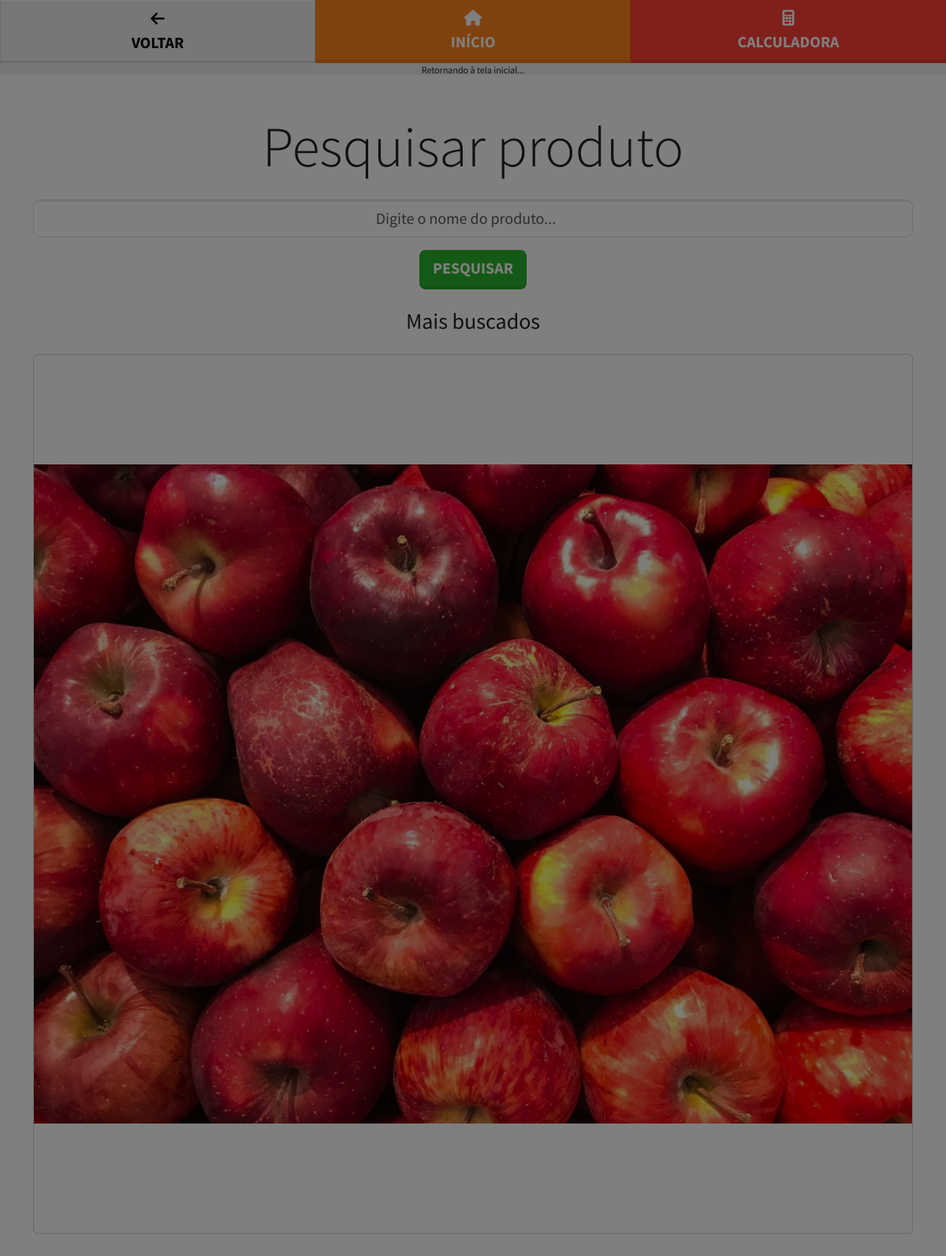
The page /pesquisa on the database as committed earlier.
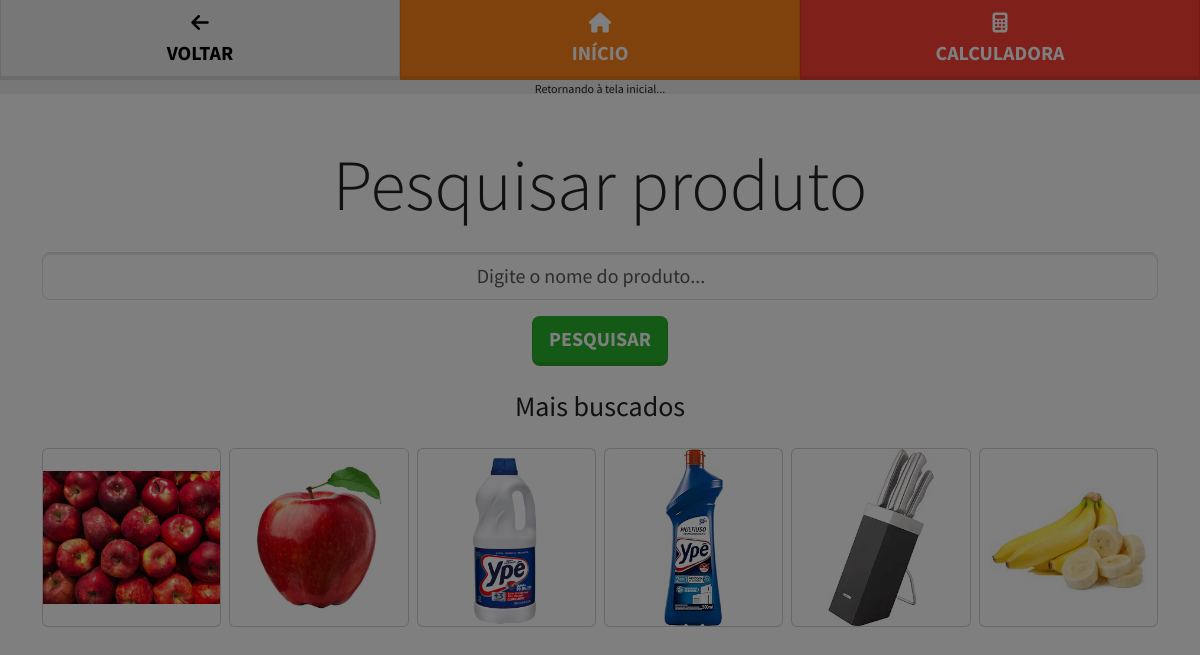
The same page on the database as committed later.
### app/models.py (models this page shows, shortened)
class Produto(models.Model):
    nome = models.CharField(max_length=255)
    preco = models.DecimalField(max_digits=5, decimal_places=2)
    estoque = models.IntegerField()
    imagem = models.ImageField(upload_to="static/img/produtos")
    corredor = models.ForeignKey(Corredor, on_delete=models.CASCADE)
    unidade = models.CharField(max_length=10, default="unid.", blank=True)
    pesquisas = models.IntegerField(default=0, blank=True, editable=False)

### app/views.py (the view)
# urls.py: path('pesquisa', views.pesquisa, name='pesquisa'),
def pesquisa(request):
    mais_buscados = Produto.objects.all().order_by('-pesquisas')[:10]
    return render(request, 'pesquisa.html', {'mais_buscados': mais_buscados})

### app/templates/pesquisa.html
{% extends 'layouts/screen.html' %}
{% block main %}
<div class="container text-center my-4">
	<h1 class="display-2">Pesquisar produto</h1>
	<form action="/pesquisar" method="GET" class="w-100">
	  <input
		  type="search"
		  name="q"
		  class="mt-4 form-control form-control-lg text-center w-100"
		  placeholder="Digite o nome do produto..."
		  autofocus
		  autocomplete="off"
		>
	  <button type="submit" class="btn btn-success btn-lg mt-3">Pesquisar</button>
	</form>
	<h3 class="my-4 text-italic">Mais buscados</h3>
	<div class="row g-2">
		{% for produto in mais_buscados %}
		<div class="col">
			<a href="/produto/{{ produto.id }}">
				<div class="card">
				  <img src="/{{ produto.imagem }}" class="card-img" style="aspect-ratio: 1/1; object-fit: contain;">
				</div>
			</a>
		</div>
		{% endfor %}
	</div>
</div>
{% endblock %}

Rows that differ between the two databases and show on the page:
added Produto: imagem (picture)
added Produto: imagem (picture)
added Produto: imagem (picture)
added Produto: imagem (picture)
added Produto: imagem (picture)
